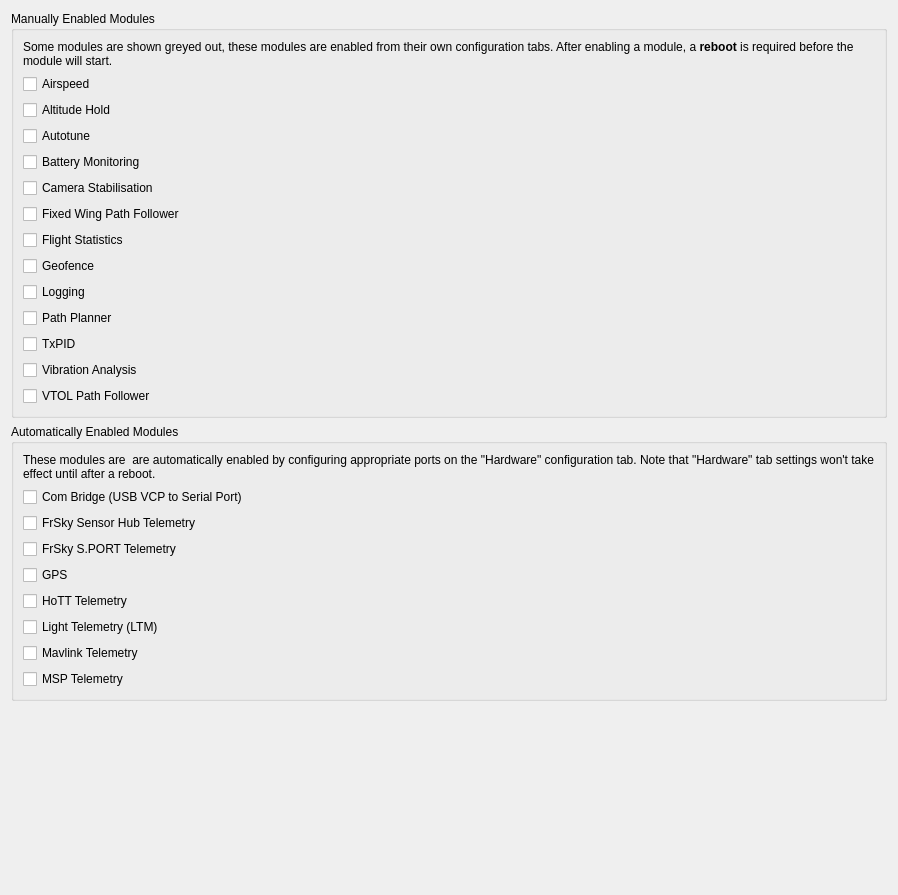
         <widget class="QWidget" name="scrollAreaWidgetContents_3">
          <property name="geometry">
           <rect>
            <x>0</x>
            <y>0</y>
            <width>898</width>
            <height>895</height>
           </rect>
          </property>
          <layout class="QVBoxLayout" name="verticalLayout_15">
           <item>
            <widget class="QGroupBox" name="gbManualModules">
             <property name="title">
              <string>Manually Enabled Modules</string>
             </property>
             <layout class="QVBoxLayout" name="verticalLayout_8">
              <item>
               <widget class="QLabel" name="lblManual">
                <property name="text">
                 <string>&lt;html&gt;&lt;head/&gt;&lt;body&gt;&lt;p&gt;Some modules are shown greyed out, these modules are enabled from their own configuration tabs. After enabling a module, a &lt;span style=" font-weight:600;"&gt;reboot&lt;/span&gt; is required before the module will start.&lt;/p&gt;&lt;/body&gt;&lt;/html&gt;</string>
                </property>
                <property name="wordWrap">
                 <bool>true</bool>
                </property>
               </widget>
              </item>
              <item>
               <widget class="QCheckBox" name="cbAirspeed">
                <property name="text">
                 <string>Airspeed</string>
                </property>
                <property name="objrelation" stdset="0">
                 <stringlist notr="true">
                  <string>objname:ModuleSettings</string>
                  <string>fieldname:AdminState</string>
                  <string>element:Airspeed</string>
                  <string>checkedoption:Enabled</string>
                  <string>uncheckedoption:Disabled</string>
                 </stringlist>
                </property>
               </widget>
              </item>
              <item>
               <widget class="QCheckBox" name="cbAltitudeHold">
                <property name="text">
                 <string>Altitude Hold</string>
                </property>
                <property name="objrelation" stdset="0">
                 <stringlist notr="true">
                  <string>objname:ModuleSettings</string>
                  <string>fieldname:AdminState</string>
                  <string>element:AltitudeHold</string>
                  <string>checkedoption:Enabled</string>
                  <string>uncheckedoption:Disabled</string>
                 </stringlist>
                </property>
               </widget>
              </item>
              <item>
               <widget class="QCheckBox" name="cbAutotune">
                <property name="toolTip">
                 <string>&lt;html&gt;&lt;head/&gt;&lt;body&gt;&lt;p&gt;The autotune module enables automated tuning of PIDs from observed flight characteristics.  See the Autotune configuration tab for more information and to enable this module.&lt;/p&gt;&lt;/body&gt;&lt;/html&gt;</string>
                </property>
                <property name="text">
                 <string>Autotune</string>
                </property>
                <property name="objrelation" stdset="0">
                 <stringlist notr="true">
                  <string>objname:ModuleSettings</string>
                  <string>fieldname:AdminState</string>
                  <string>element:Autotune</string>
                  <string>checkedoption:Enabled</string>
                  <string>uncheckedoption:Disabled</string>
                 </stringlist>
                </property>
               </widget>
              </item>
              <item>
               <widget class="QCheckBox" name="cbBattery">
                <property name="text">
                 <string>Battery Monitoring</string>
                </property>
                <property name="objrelation" stdset="0">
                 <stringlist notr="true">
                  <string>objname:ModuleSettings</string>
                  <string>fieldname:AdminState</string>
                  <string>element:Battery</string>
                  <string>checkedoption:Enabled</string>
                  <string>uncheckedoption:Disabled</string>
                 </stringlist>
                </property>
               </widget>
              </item>
              <item>
               <widget class="QCheckBox" name="cbCameraStab">
                <property name="toolTip">
                 <string>&lt;html&gt;&lt;head/&gt;&lt;body&gt;&lt;p&gt;See &amp;quot;Camera Stab&amp;quot; tab to enable/disable this module.&lt;/p&gt;&lt;/body&gt;&lt;/html&gt;</string>
                </property>
                <property name="text">
                 <string>Camera Stabilisation</string>
                </property>
                <property name="objrelation" stdset="0">
                 <stringlist notr="true">
                  <string>objname:ModuleSettings</string>
                  <string>fieldname:AdminState</string>
                  <string>element:CameraStab</string>
                  <string>checkedoption:Enabled</string>
                  <string>uncheckedoption:Disabled</string>
                 </stringlist>
                </property>
               </widget>
              </item>
              <item>
               <widget class="QCheckBox" name="cbFixedWingPathFollower">
                <property name="text">
                 <string>Fixed Wing Path Follower</string>
                </property>
                <property name="objrelation" stdset="0">
                 <stringlist notr="true">
                  <string>objname:ModuleSettings</string>
                  <string>fieldname:AdminState</string>
                  <string>element:FixedWingPathFollower</string>
                  <string>checkedoption:Enabled</string>
                  <string>uncheckedoption:Disabled</string>
                 </stringlist>
                </property>
               </widget>
              </item>
              <item>
               <widget class="QCheckBox" name="cbFlightStats">
                <property name="text">
                 <string>Flight Statistics</string>
                </property>
                <property name="objrelation" stdset="0">
                 <stringlist notr="true">
                  <string>objname:ModuleSettings</string>
                  <string>fieldname:AdminState</string>
                  <string>element:FlightStats</string>
                  <string>checkedoption:Enabled</string>
                  <string>uncheckedoption:Disabled</string>
                 </stringlist>
                </property>
               </widget>
              </item>
              <item>
               <widget class="QCheckBox" name="cbGeofence">
                <property name="toolTip">
                 <string>&lt;html&gt;&lt;head/&gt;&lt;body&gt;&lt;p&gt;This enables the geofence module, which will cause the UAV to crash at the geofence boundary. Please see the submodule tab or help for more information.&lt;/p&gt;&lt;/body&gt;&lt;/html&gt;</string>
                </property>
                <property name="text">
                 <string>Geofence</string>
                </property>
                <property name="objrelation" stdset="0">
                 <stringlist notr="true">
                  <string>objname:ModuleSettings</string>
                  <string>fieldname:AdminState</string>
                  <string>element:Geofence</string>
                  <string>checkedoption:Enabled</string>
                  <string>uncheckedoption:Disabled</string>
                 </stringlist>
                </property>
               </widget>
              </item>
              <item>
               <widget class="QCheckBox" name="cbLogging">
                <property name="toolTip">
                 <string>&lt;html&gt;&lt;head/&gt;&lt;body&gt;&lt;p&gt;Select to enable logging to on-board flash memory.&lt;/p&gt;&lt;/body&gt;&lt;/html&gt;</string>
                </property>
                <property name="text">
                 <string>Logging</string>
                </property>
                <property name="objrelation" stdset="0">
                 <stringlist notr="true">
                  <string>objname:ModuleSettings</string>
                  <string>fieldname:AdminState</string>
                  <string>element:Logging</string>
                  <string>checkedoption:Enabled</string>
                  <string>uncheckedoption:Disabled</string>
                 </stringlist>
                </property>
               </widget>
              </item>
              <item>
               <widget class="QCheckBox" name="cbPathPlanner">
                <property name="toolTip">
                 <string>This enables the path planner module which is required for waypoint navigation.</string>
                </property>
                <property name="text">
                 <string>Path Planner</string>
                </property>
                <property name="objrelation" stdset="0">
                 <stringlist notr="true">
                  <string>objname:ModuleSettings</string>
                  <string>fieldname:AdminState</string>
                  <string>element:PathPlanner</string>
                  <string>checkedoption:Enabled</string>
                  <string>uncheckedoption:Disabled</string>
                 </stringlist>
                </property>
               </widget>
              </item>
              <item>
               <widget class="QCheckBox" name="cbTxPid">
                <property name="toolTip">
                 <string>&lt;html&gt;&lt;head/&gt;&lt;body&gt;&lt;p&gt;The TxPID module allows settings to be tuned in-flight using the transmitter.  See the TxPID configuration tab for more information and to enable this module.&lt;/p&gt;&lt;/body&gt;&lt;/html&gt;</string>
                </property>
                <property name="text">
                 <string>TxPID</string>
                </property>
                <property name="objrelation" stdset="0">
                 <stringlist notr="true">
                  <string>objname:ModuleSettings</string>
                  <string>fieldname:AdminState</string>
                  <string>element:TxPID</string>
                  <string>checkedoption:Enabled</string>
                  <string>uncheckedoption:Disabled</string>
                 </stringlist>
                </property>
               </widget>
              </item>
              <item>
               <widget class="QCheckBox" name="cbVibrationAnalysis">
                <property name="text">
                 <string>Vibration Analysis</string>
                </property>
                <property name="objrelation" stdset="0">
                 <stringlist notr="true">
                  <string>objname:ModuleSettings</string>
                  <string>fieldname:AdminState</string>
                  <string>element:VibrationAnalysis</string>
                  <string>checkedoption:Enabled</string>
                  <string>uncheckedoption:Disabled</string>
                 </stringlist>
                </property>
               </widget>
              </item>
              <item>
               <widget class="QCheckBox" name="cbVtolFollower">
                <property name="toolTip">
                 <string>Enable the VTOL path follower module which is required for RTH, PH and navigation</string>
                </property>
                <property name="text">
                 <string>VTOL Path Follower</string>
                </property>
                <property name="objrelation" stdset="0">
                 <stringlist notr="true">
                  <string>objname:ModuleSettings</string>
                  <string>fieldname:AdminState</string>
                  <string>element:VtolPathFollower</string>
                  <string>checkedoption:Enabled</string>
                  <string>uncheckedoption:Disabled</string>
                 </stringlist>
                </property>
               </widget>
              </item>
             </layout>
            </widget>
           </item>
           <item>
            <widget class="QGroupBox" name="gbAutoModules">
             <property name="title">
              <string>Automatically Enabled Modules</string>
             </property>
             <layout class="QVBoxLayout" name="verticalLayout_9">
              <item>
               <widget class="QLabel" name="lblAuto">
                <property name="text">
                 <string>These modules are  are automatically enabled by configuring appropriate ports on the "Hardware" configuration tab. Note that "Hardware" tab settings won't take effect until after a reboot.</string>
                </property>
                <property name="wordWrap">
                 <bool>true</bool>
                </property>
               </widget>
              </item>
              <item>
               <widget class="QReadOnlyCheckBox" name="cbComBridge">
                <property name="toolTip">
                 <string>Select to enable USB serial relay to a serial port (select the board on the board options)</string>
                </property>
                <property name="text">
                 <string>Com Bridge (USB VCP to Serial Port)</string>
                </property>
                <property name="objrelation" stdset="0">
                 <stringlist notr="true">
                  <string>objname:TaskInfo</string>
                  <string>fieldname:Running</string>
                  <string>element:Com2UsbBridge</string>
                 </stringlist>
                </property>
               </widget>
              </item>
              <item>
               <widget class="QReadOnlyCheckBox" name="cbUAVOFrskyBridge">
                <property name="toolTip">
                 <string>&lt;html&gt;&lt;head/&gt;&lt;body&gt;&lt;p&gt;This enables Frsky Telemetry&lt;/p&gt;&lt;/body&gt;&lt;/html&gt;</string>
                </property>
                <property name="text">
                 <string>FrSky Sensor Hub Telemetry</string>
                </property>
                <property name="objrelation" stdset="0">
                 <stringlist notr="true">
                  <string>objname:TaskInfo</string>
                  <string>fieldname:Running</string>
                  <string>element:UAVOFrSKYSBridge</string>
                 </stringlist>
                </property>
               </widget>
              </item>
              <item>
               <widget class="QReadOnlyCheckBox" name="cbUAVOFrSkySPortBridge">
                <property name="text">
                 <string>FrSky S.PORT Telemetry</string>
                </property>
                <property name="objrelation" stdset="0">
                 <stringlist notr="true">
                  <string>objname:TaskInfo</string>
                  <string>fieldname:Running</string>
                  <string>element:UAVOFrSkySPortBridge</string>
                 </stringlist>
                </property>
               </widget>
              </item>
              <item>
               <widget class="QReadOnlyCheckBox" name="cbGPS">
                <property name="toolTip">
                 <string>Select to enable the GPS module</string>
                </property>
                <property name="text">
                 <string>GPS</string>
                </property>
                <property name="objrelation" stdset="0">
                 <stringlist notr="true">
                  <string>objname:TaskInfo</string>
                  <string>fieldname:Running</string>
                  <string>element:GPS</string>
                 </stringlist>
                </property>
               </widget>
              </item>
              <item>
               <widget class="QReadOnlyCheckBox" name="cbUAVOHottBridge">
                <property name="toolTip">
                 <string>&lt;html&gt;&lt;head/&gt;&lt;body&gt;&lt;p&gt;This enables the Graupner HoTT Telemetry&lt;/p&gt;&lt;/body&gt;&lt;/html&gt;</string>
                </property>
                <property name="text">
                 <string>HoTT Telemetry</string>
                </property>
                <property name="objrelation" stdset="0">
                 <stringlist notr="true">
                  <string>objname:TaskInfo</string>
                  <string>fieldname:Running</string>
                  <string>element:UAVOHoTTBridge</string>
                 </stringlist>
                </property>
               </widget>
              </item>
              <item>
               <widget class="QReadOnlyCheckBox" name="cbUAVOLighttelemetryBridge">
                <property name="toolTip">
                 <string>&lt;html&gt;&lt;head/&gt;&lt;body&gt;&lt;p&gt;Enable UAVOLighttelemetryBridge module which is required for LightTelemetry protocol&lt;/p&gt;&lt;/body&gt;&lt;/html&gt;</string>
                </property>
                <property name="text">
                 <string>Light Telemetry (LTM)</string>
                </property>
                <property name="objrelation" stdset="0">
                 <stringlist notr="true">
                  <string>objname:TaskInfo</string>
                  <string>fieldname:Running</string>
                  <string>element:UAVOLighttelemetryBridge</string>
                 </stringlist>
                </property>
               </widget>
              </item>
              <item>
               <widget class="QReadOnlyCheckBox" name="cbUavoMavlink">
                <property name="text">
                 <string>Mavlink Telemetry</string>
                </property>
                <property name="objrelation" stdset="0">
                 <stringlist notr="true">
                  <string>objname:TaskInfo</string>
                  <string>fieldname:Running</string>
                  <string>element:UAVOMavlinkBridge</string>
                 </stringlist>
                </property>
               </widget>
              </item>
              <item>
               <widget class="QReadOnlyCheckBox" name="cbUAVOMSPBridge">
                <property name="toolTip">
                 <string>&lt;html&gt;&lt;head/&gt;&lt;body&gt;&lt;p&gt;This enables the UAVOMSPBridge module, which allows the Multiwii Serial Protocol to be used.&lt;/p&gt;&lt;/body&gt;&lt;/html&gt;</string>
                </property>
                <property name="text">
                 <string>MSP Telemetry</string>
                </property>
                <property name="objrelation" stdset="0">
                 <stringlist notr="true">
                  <string>objname:TaskInfo</string>
                  <string>fieldname:Running</string>
                  <string>element:UAVOMSPBridge</string>
                 </stringlist>
                </property>
               </widget>
              </item>
             </layout>
            </widget>
           </item>
           <item>
            <spacer name="verticalSpacer_4">
             <property name="orientation">
              <enum>Qt::Vertical</enum>
             </property>
             <property name="sizeHint" stdset="0">
              <size>
               <width>20</width>
               <height>2</height>
              </size>
             </property>
            </spacer>
           </item>
          </layout>
         </widget>
